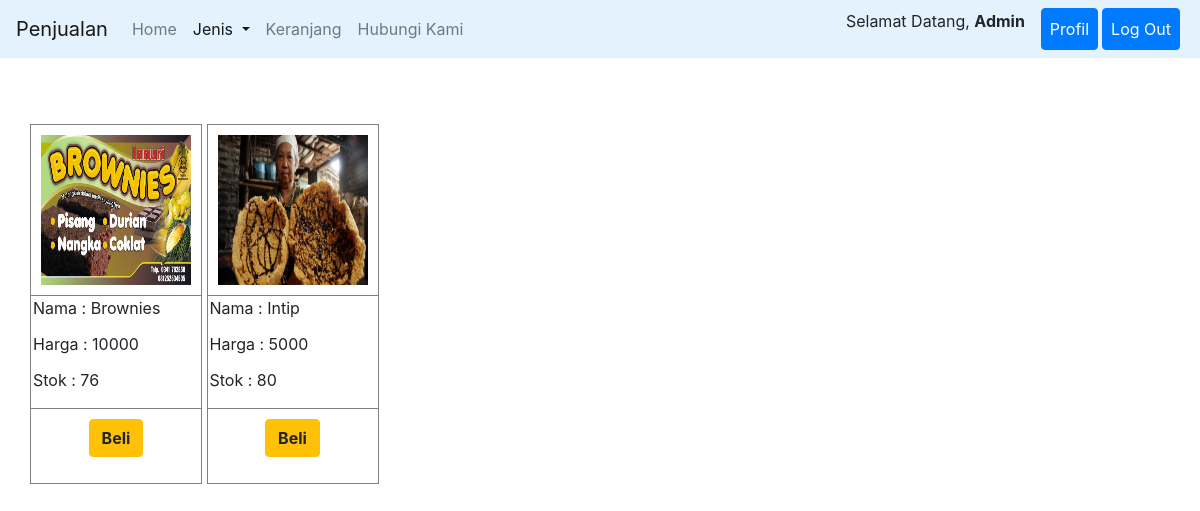
/makanan.php (signed in), run on the app's committed database.
### tables this page shows
CREATE TABLE `formulir` (
  `id` int(11) NOT NULL,
  `gambar` varchar(255) NOT NULL,
  `nama` varchar(30) NOT NULL,
  `noidentitas` varchar(30) NOT NULL,
  `email` varchar(30) NOT NULL,
  `nohp` varchar(30) NOT NULL,
  `jk` enum('Laki-Laki','Perempuan') NOT NULL
);

CREATE TABLE `barang` (
  `id` int(11) NOT NULL,
  `gambar` varchar(64) NOT NULL,
  `nama` varchar(250) NOT NULL,
  `harga` int(11) NOT NULL,
  `stok` int(11) NOT NULL,
  `jenis` varchar(20) NOT NULL
);

### makanan.php (the view, shortened to what this page needs)
<?php
  require 'functions.php';
  $barang = query("SELECT * FROM barang WHERE jenis = 'makanan'");
  $id = $_COOKIE['id'];
  $login = mysqli_query($conn, "SELECT * FROM formulir WHERE id = '$id'");
  $query = mysqli_fetch_assoc($login);
?>
<!DOCTYPE html>
<html lang="en">
<head>
  <link rel="stylesheet" type="text/css" href="css.css">
    <link rel="stylesheet" href="bootstrap-4.3.1/dist/css/bootstrap.min.css">
    <link rel="stylesheet" href="css.css">
</head>
<body>
  <nav class="navbar navbar-expand-lg  navbar-light" style="background-color: #e3f2fd;">
  <a class="navbar-brand" href="user.php">Penjualan</a>
  <div class="collapse navbar-collapse" id="navbarSupportedContent">
    <ul class="navbar-nav mr-auto">
      <li class="nav-item">
        <a class="nav-link" href="user.php">Home <span class="sr-only">(current)</span></a>
      </li>
      <li class="nav-item dropdown">
        <a class="nav-link dropdown-toggle active" href="#" id="navbarDropdown" role="button" data-toggle="dropdown" aria-haspopup="true" name="barang" aria-expanded="false">
          Jenis
        </a>
      </li>
      <li class="nav-item">
        <a class="nav-link" href="keranjang.php">Keranjang</a>
      </li>
      <li class="nav-item">
        <a class="nav-link" href="#">Hubungi Kami</a>
      </li>
    </ul>
    <ul class="navbar-nav mr-3">
      <li class="nav-item">
        <p class="">Selamat Datang, <b><?= $query['nama'];?></b></p>
      </li>
    </ul>
    <div class="navbar-nav mr-1">
      <a class=" btn btn-primary nav-link" href="profil.php" role="button" aria-haspopup="true" aria-expanded="false" style="color:white; ">
          Profil
        </a>
      </div>
      <div class="navbar-nav mr-1">
      <a class=" btn btn-primary nav-link" href="logout.php" role="button" aria-haspopup="true" aria-expanded="false" style="color:white; ">
          Log Out
        </a>
        </div>
  </div>
</nav>
  <div style="margin-top: 5%; margin-left: 2.5%;">
  <?php foreach($barang as $row): ?>
  <table border="1" cellpadding="10" cellspacing="0" style="display: inline-table; margin-top: 0.5%;">
      <td><img src="img/<?= $row["gambar"]; ?>" width="150" height="150"></td>
    <tr>
    <td style=" padding:2;" >
      <p>Nama : <?php echo $row["nama"]; ?></p>
      <p>Harga : <?php echo $row["harga"]; ?></p>
      <p>Stok : <?php echo $row["stok"]; ?></p>
    </td>
    </tr>
    <td>
    <p style="  text-align: center;"><a href="beli.php?id=<?=$row["id"];?>" class="btn btn-warning" role="button"><b>Beli</b></a></p>
    </td>
  </table>
  <?php endforeach; ?>
  </div>
</body>
</html>

### data on the page
formulir: nama "Admin"
barang: gambar (picture), nama "Brownies", harga "10000", stok "76"
barang: gambar (picture), nama "Intip", harga "5000", stok "80"
